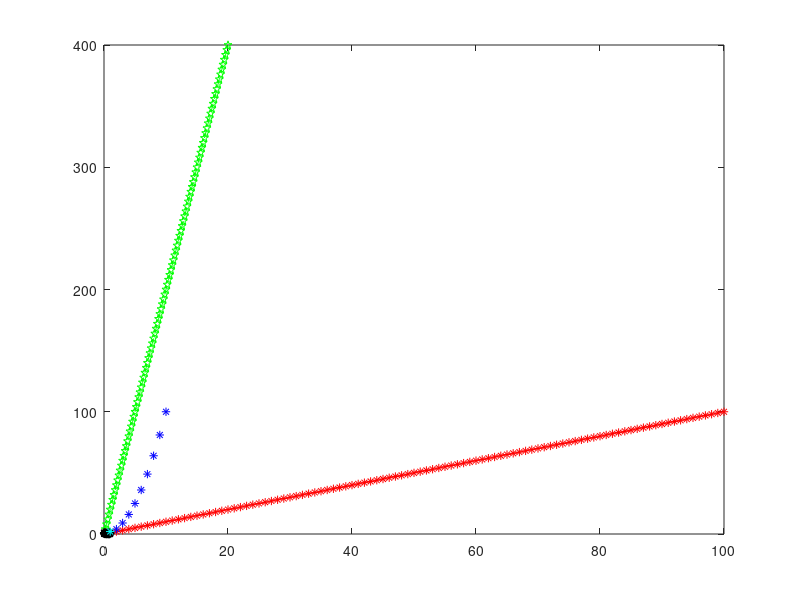

Write the MATLAB code that produced this figure.
%% Five Lines: Plot five lines (different order)

function [passed, msg] = test()
    xx1 = 1:100;
    yy1 = 1:100;
    xx2 = 1:10;
    yy2 = (1:10).^2;
    xx3 = xx1 ./ 5;
    yy3 = yy1 .* 4;
    xx4 = rand(1, 100);
    yy4 = xx4(end:-1:1);
    xx5 = 1;
    yy5 = 2;
    
    % Plot 1
    ax = axes;
    plot(xx1, yy1, 'r-*', ...
        xx2, yy2, 'b*', ...
        xx3, yy3, 'gp--', ...
        xx4, yy4, '--k*', ...
        xx5, yy5, 'c*');
    
    try
        P1 = Plot(ax);
    catch e
        passed = false;
        msg = sprintf('Expected Success; got "%s"', e.identifier);
        return;
    end
    
    % Plot 2
    
    ax = axes;
    hold on;
    plot(xx1(end:-1:1), yy1(end:-1:1), 'r-*');
    plot(xx2, yy2, 'b*');
    plot(xx3, yy3, 'gp--');
    plot(xx4, yy4, '--k*');
    plot(xx5, yy5, 'c*');
    
    try
        P2 = Plot(ax);
    catch e
        passed = false;
        msg = sprintf('Expected Success; got "%s"', e.identifier);
        return;
    end
    
    if P1.equals(P2)
        passed = true;
        msg = '';
    else
        passed = false;
        msg = 'Five lines differ';
    end
end